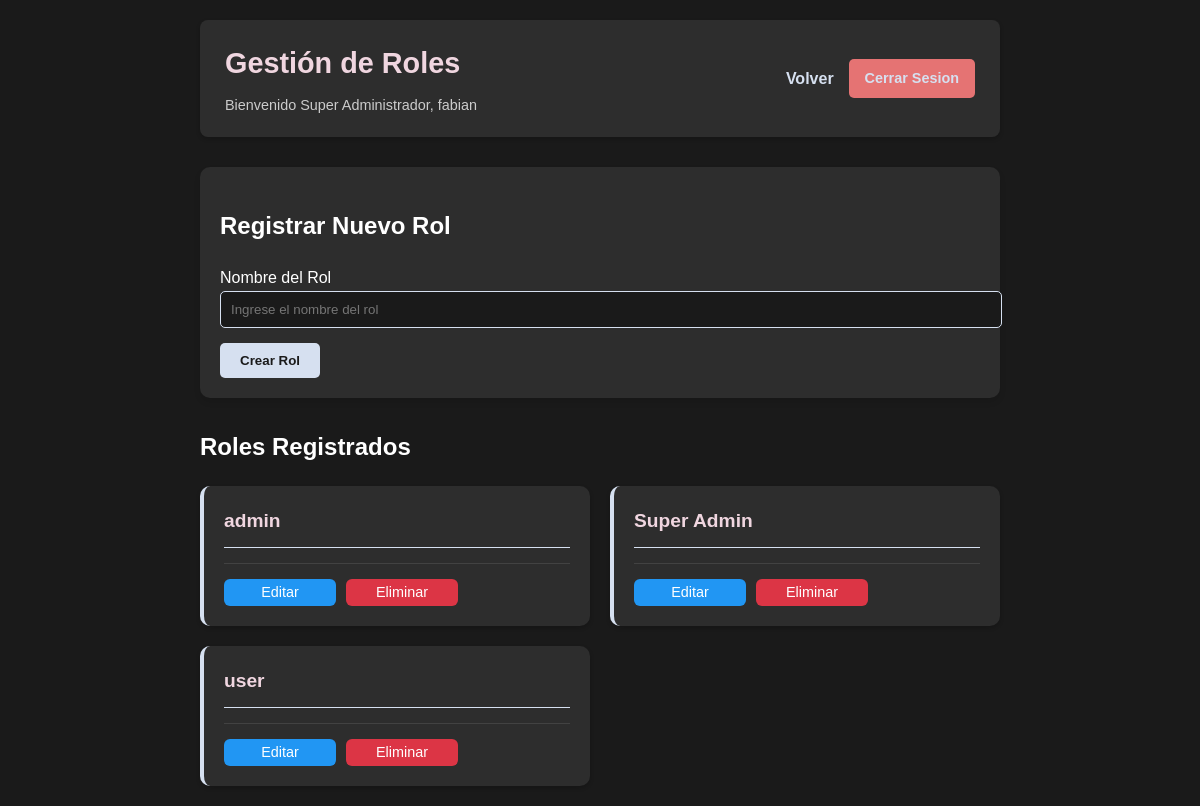
The app's page /vistas/spadmin/roles.php (signed in), older data.
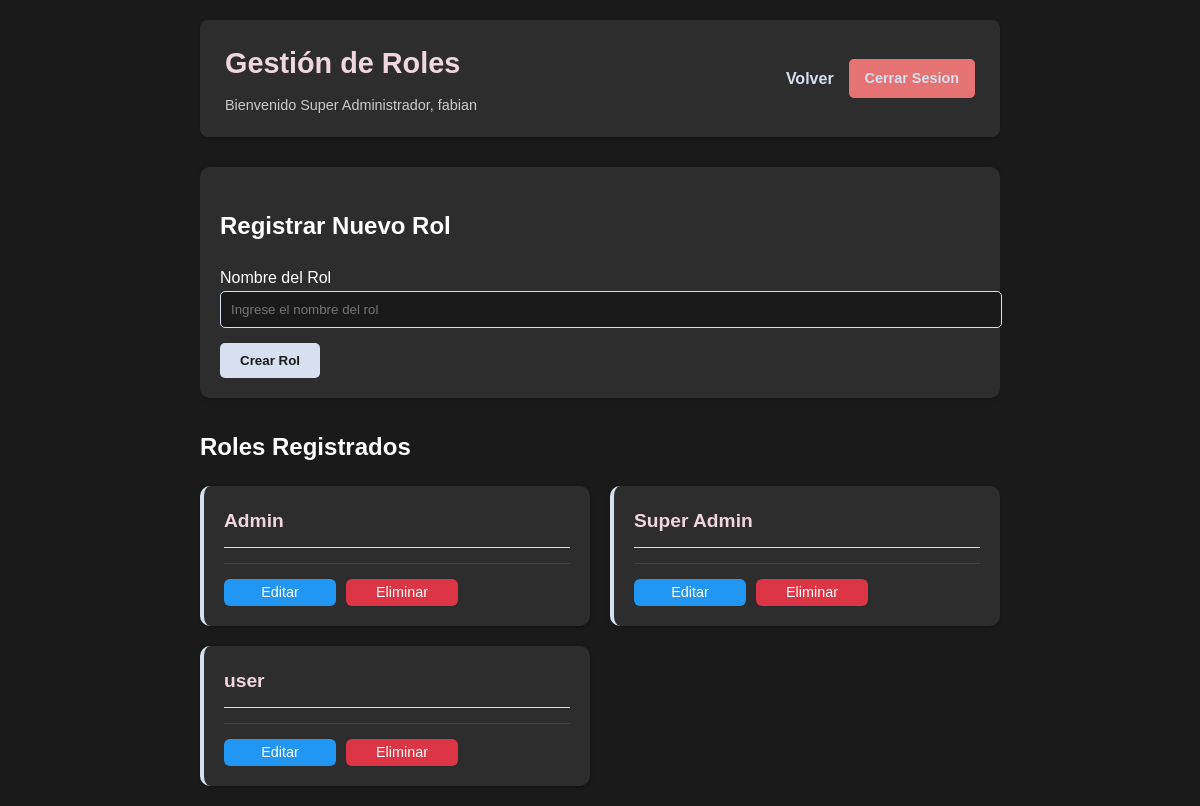
The same page, newer data.
### tables this page shows
CREATE TABLE `roles` (
  `id_rol` int(11) NOT NULL,
  `nom_rol` varchar(50) NOT NULL
);

### vistas/spadmin/roles.php (the view, shortened to what this page needs)
<?php
$conex = new Database;
$con = $conex->conectar();
$sql = $con->prepare("SELECT * FROM roles ORDER BY nom_rol");
$sql->execute();
$roles = $sql->fetchAll(PDO::FETCH_ASSOC);
?>
<!DOCTYPE html>
<html lang="es">
<head>
    <link rel="stylesheet" href="../../assets/css/blog.css">
    <link rel="stylesheet" href="../../assets/css/licencias.css">
</head>
<body>
    <div class="container">
        <header>
            <div class="header-container">
                <div>
                    <h1>Gestión de Roles</h1>
                    <p>Bienvenido Super Administrador, <?php echo $_SESSION['nom_usu']; ?></p>
                </div>
                <div class="admin-actions">
                    <a href="index.php" class="btn-volver">Volver</a>
                    <a href="../../includes/cerrar_sesion.php" class="cerrar-sesion">Cerrar Sesion</a>
                </div>
            </div>
        </header>
        <div class="nuevo-post">
            <h2>Registrar Nuevo Rol</h2>
            <form action="rol/crear_rol.php" method="post" class="form-tipo">
                <div class="form-group">
                    <label>Nombre del Rol</label>
                    <input type="text" name="nom_rol" required placeholder="Ingrese el nombre del rol">
                </div>
                <button type="submit" name="crear">Crear Rol</button>
            </form>
        </div>
        <div class="roles">
            <h2>Roles Registrados</h2>
            <?php if ($roles): ?>
                <div class="grid-empresas">
                    <?php foreach ($roles as $rol): ?>
                        <div class="empresa-card">
                            <div class="empresa-header">
                                <h3><?php echo htmlspecialchars($rol['nom_rol']); ?></h3>
                            </div>
                            <div class="empresa-actions">
                                <a href="rol/editar_rol.php?id=<?php echo urlencode($rol['id_rol']); ?>"
                                   class="btn-editar">Editar</a>
                                <a href="rol/eliminar_rol.php?id=<?php echo urlencode($rol['id_rol']); ?>"
                                   class="btn-eliminar"
                                   onclick="return confirm('¿Está seguro de eliminar este rol?')">Eliminar</a>
                            </div>
                        </div>
                    <?php endforeach; ?>
                </div>
            <?php else: ?>
                <p class="no-empresas">No hay roles registrados</p>
            <?php endif; ?>
        </div>
    </div>
</body>
</html>

Row changes from the older to the newer data that the page shows:
changed roles: nom_rol "admin" → "Admin"
